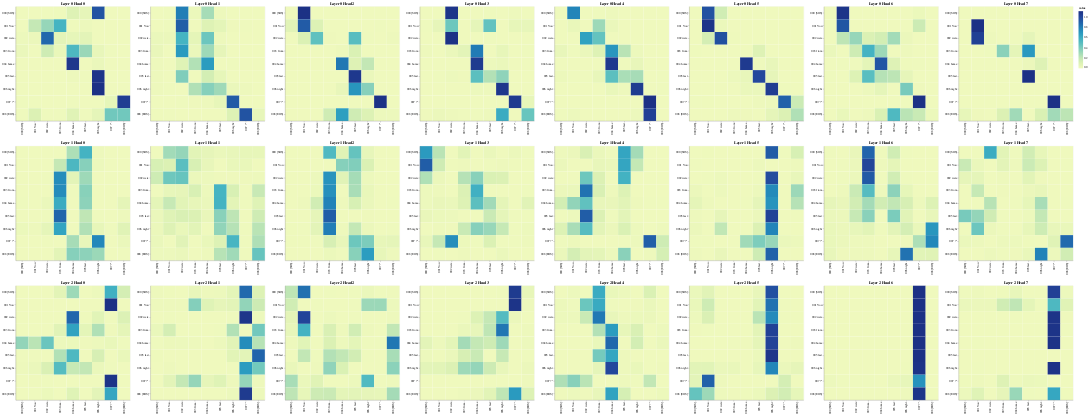

Source (notebook cell):
### Markdown cell above
#### 编码器的自注意力权重可视化

### Code cell
# 编码器的自注意力权重可视化
get_all_attention_maps("encoder", layers, heads, encoder_input_tokens, encoder_input_tokens, min(20, sentence_len))
